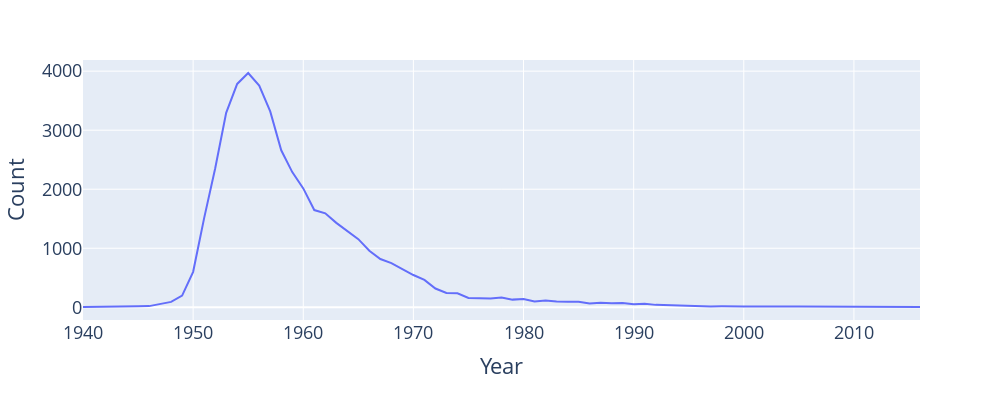

Notebook source saved alongside this figure:
### Markdown cell above
To build our intuition on how to answer our research question, let's visualize the prevalence of the name "Jennifer" over time.

### Code cell
# We'll talk about how to generate plots in a later lecture
fig = px.line(f_babynames[f_babynames["Name"] == "Debra"],
              x = "Year", y = "Count")
fig.update_layout(font_size = 18,
                  autosize=False,
                 width=1000,
                  height=400)

### Figure 1 — Plotly figure (JSON) as saved in the notebook; plotly's stock layout.template omitted (floating-point values rounded to 4 significant figures)
{"data": [{"hovertemplate": "Year=%{x}<br>Count=%{y}<extra></extra>", "legendgroup": "", "line": {"color": "#636efa", "dash": "solid"}, "marker": {"symbol": "circle"}, "mode": "lines", "name": "", "orientation": "v", "showlegend": false, "type": "scatter", "x": [1940, 1942, 1943, 1944, 1945, 1946, 1947, 1948, 1949, 1950, 1951, 1952, 1953, 1954, 1955, 1956, 1957, 1958, 1959, 1960, 1961, 1962, 1963, 1964, 1965, 1966, 1967, 1968, 1969, 1970, 1971, 1972, 1973, 1974, 1975, 1976, 1977, 1978, 1979, 1980, 1981, 1982, 1983, 1984, 1985, 1986, 1987, 1988, 1989, 1990, 1991, 1992, 1993, 1994, 1995, 1996, 1997, 1998, 1999, 2000, 2001, 2002, 2003, 2004, 2005, 2006, 2007, 2008, 2009, 2012, 2013, 2016], "xaxis": "x", "y": [7, 7, 8, 15, 19, 20, 56, 92, 199, 601, 1510, 2351, 3295, 3784, 3969, 3755, 3318, 2660, 2290, 2014, 1647, 1592, 1430, 1287, 1154, 958, 818, 748, 647, 547, 463, 318, 242, 236, 159, 151, 151, 164, 130, 141, 97, 114, 97, 95, 93, 64, 78, 69, 71, 51, 62, 41, 34, 28, 28, 12, 14, 16, 10, 13, 14, 10, 7, 12, 13, 12, 13, 6, 7, 5, 8, 5], "yaxis": "y"}], "layout": {"autosize": false, "font": {"size": 18}, "height": 400, "legend": {"tracegroupgap": 0}, "margin": {"t": 60}, "width": 1000, "xaxis": {"anchor": "y", "domain": [0, 1], "title": {"text": "Year"}}, "yaxis": {"anchor": "x", "domain": [0, 1], "title": {"text": "Count"}}}}
